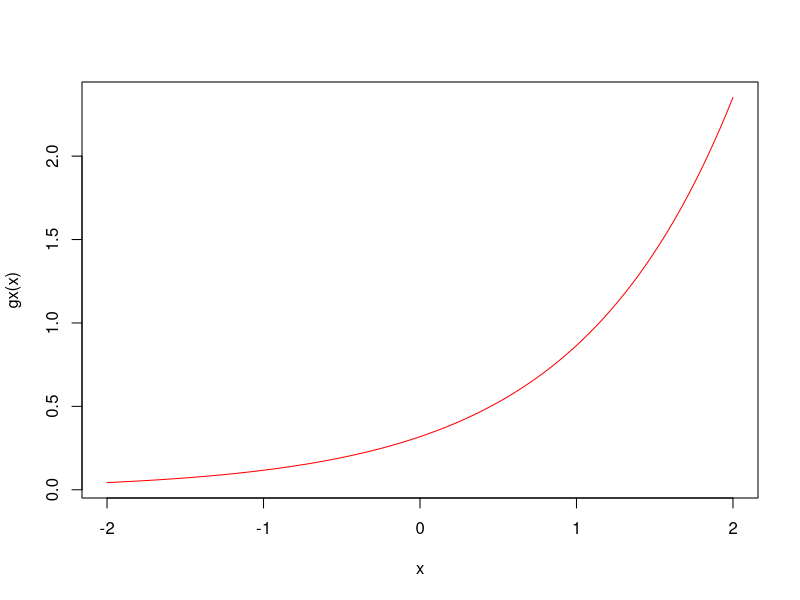
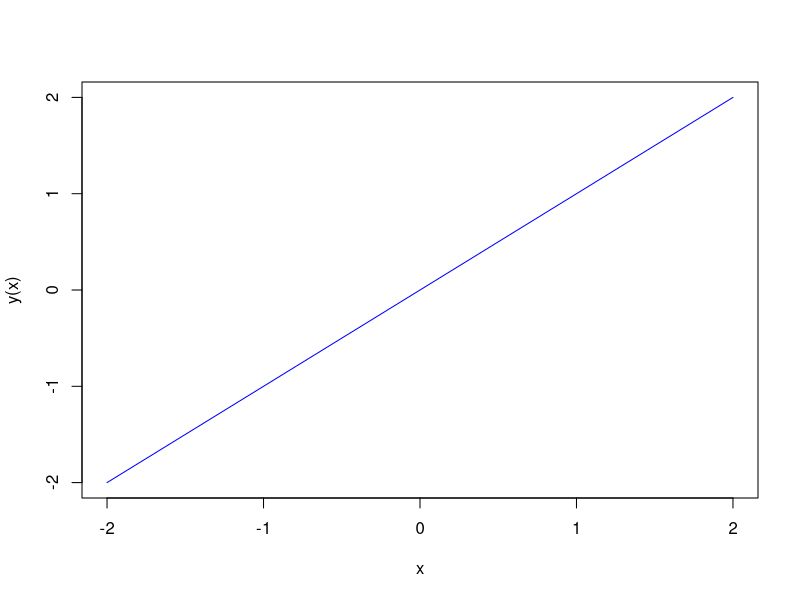
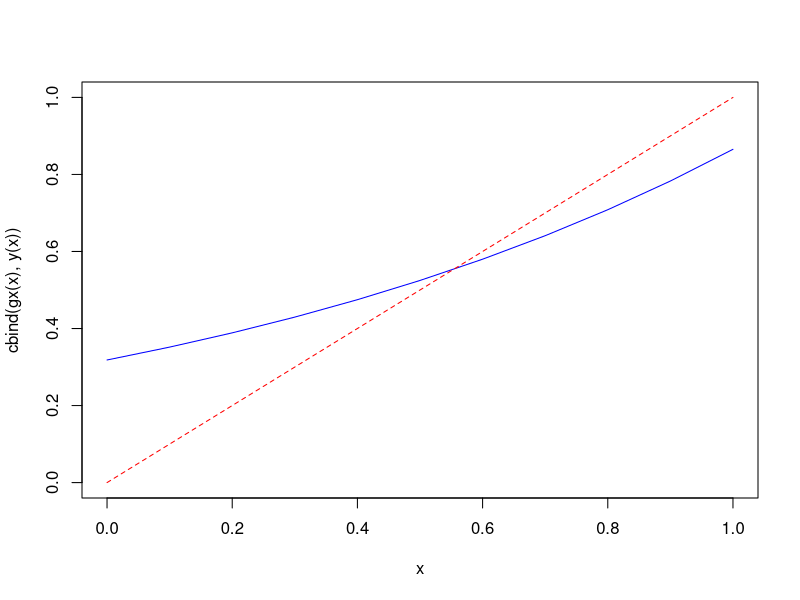

Recreate these plots in R, in order.
rm(list=ls())
gx = function(x) ((exp(x))/(pi))
fx = function(x) (exp(x)-pi*x)
y = function(x) x
x = seq(0,1,0.1);

puntoFijo = function(a,b,error) {
  
  
  if((gx(a)<a) || (gx(b)>b)){ 
    cat("El Intervalo: [ ", a,",", b , "] no es valido\n")
  }else{
    
    puntoMedio = (a+b)/2;
    iteraciones = 0;
    xInicial = puntoMedio
    funcionXInicial = gx(xInicial);
    check = 0;
    
    while(abs(xInicial-funcionXInicial)>error){
      iteraciones = iteraciones + 1
      
      if(xInicial < a){
        check = 1;
      }
      if(check == 0){
        xInicial = funcionXInicial;
        funcionXInicial = gx(xInicial);
      }else{
        funcionXInicial = xInicial;
        xInicial = y(funcionXInicial);
      }
      cat("x: ", xInicial, " con: ", iteraciones ," Iteraciones\n")
    }
    cat("Iteraciones =",iteraciones, "Resultado = ",xInicial,"\n")
  }
  
}

puntoFijo(0,1,10e-8)
curve(gx,-2,2, col="red")
curve(y,-2,2,col="blue", add = "TRUE")
matplot(x,cbind(gx(x),y(x)),type="l",col=c("blue","red"))